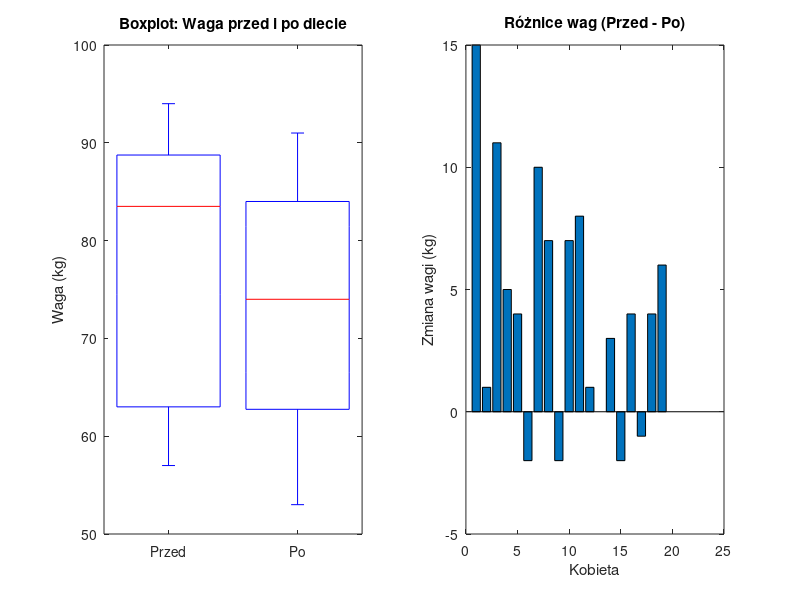

This chart was generated by the following MATLAB code: (Note: this script raises an error after producing the figure.)
% === cw1.m ===
% Test znaków: czy dieta zmniejszyła wagę kobiet po 7 tygodniach

% 1. Dane – wagi 20 kobiet przed (w1) i po (w2) diecie
w1 = [88 69 86 59 57 82 94 93 64 91 86 59 91 60 57 92 70 88 70 85];
w2 = [73 68 75 54 53 84 84 86 66 84 78 58 91 57 59 88 71 84 64 85];

% 2. Wizualizacja: boxplot porównawczy i barplot róźnic
figure;
subplot(1,2,1)
boxplot([w1(:), w2(:)], 'Labels', {'Przed', 'Po'});
title('Boxplot: Waga przed i po diecie');
ylabel('Waga (kg)');

subplot(1,2,2)
diffs = w1 - w2;
bar(diffs)
title('Różnice wag (Przed - Po)');
xlabel('Kobieta'); ylabel('Zmiana wagi (kg)');
yline(0, '--');

% 3. Test znaków
% H₀: Mediana różnic = 0 (dieta nie działa)
% H₁: Mediana różnic > 0 (waga po diecie mniejsza)

alpha = 0.05;
[p, h, stats] = signtest(w1, w2, 'alpha', alpha, 'tail', 'right');

% 4. Wyniki
fprintf('\n--- Test znaków (jednostronny: waga po < waga przed) ---\n');
fprintf('h = %d (1 = odrzucamy H₀, 0 = brak podstaw)\n', h);
fprintf('p = %.4f\n', p);
fprintf('Liczba znaków dodatnich (waga spadła): %d\n', stats.sign);

if h == 1
    disp('Wniosek: Dieta miała istotny wpływ na spadek wagi (odrzucamy H₀).');
else
    disp('Wniosek: Brak podstaw do odrzucenia H₀ – brak dowodu na spadek wagi.');
end